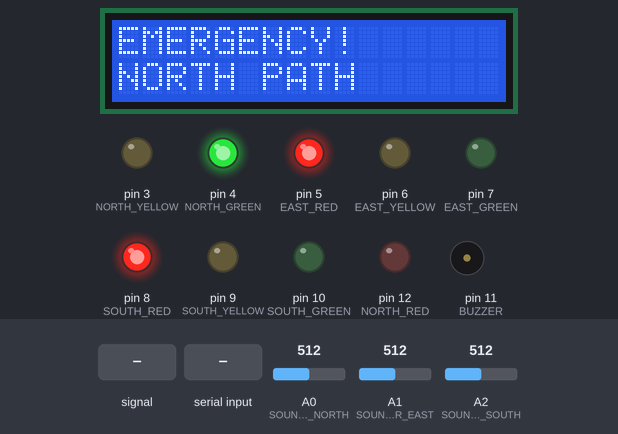
Recording of a sketch running on a simulated Arduino Uno, built with avr-gcc and run on an emulated ATmega328P. On the bench: 16×2 character LCD, output pins drawn as LEDs (lit = HIGH), buzzer (waves = sounding, pin HIGH). The test bench sets the inputs (shaded band); at power-on: A0 (SOUND_SENSOR_NORTH) = 512, A1 (SOUND_SENSOR_EAST) = 512, A2 (SOUND_SENSOR_SOUTH) = 512. What the sketch prints to the serial monitor is not drawn.

Above: at 3.2 s.
3.3 s: A0 (SOUND_SENSOR_NORTH) fed a 200 Hz sine of ±255 counts around its level
At 16.0 s:
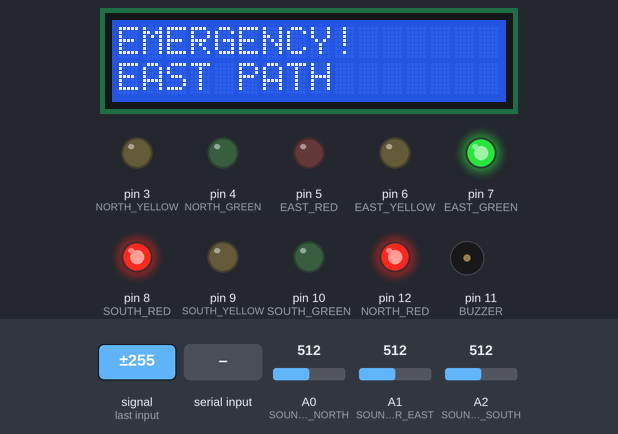
16.3 s: "YELLOW_ALL\n" received over Serial
At 25.2 s:
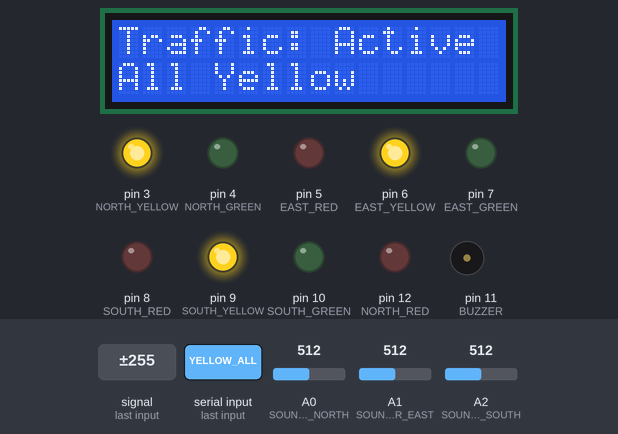
26.9 s: "GREEN_SOUTH\n" received over Serial
At 36.8 s:
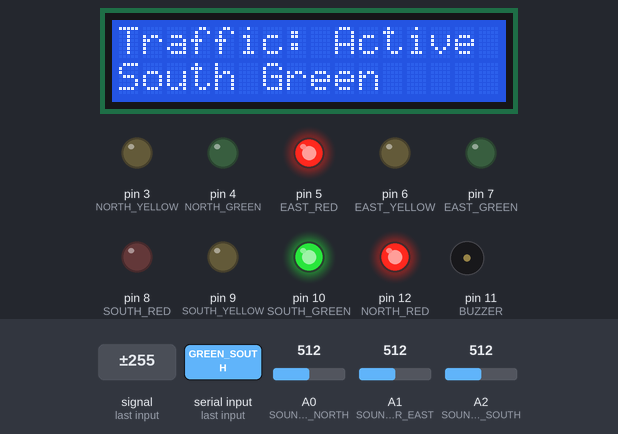
38.5 s: A1 (SOUND_SENSOR_EAST) fed a 200 Hz sine of ±255 counts around its level
At 50.1 s:
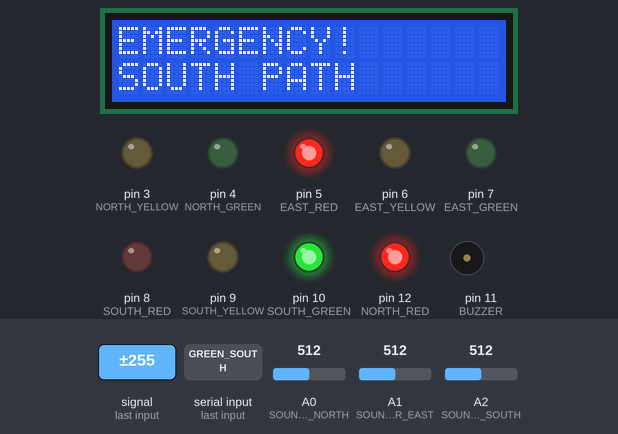
51.2 s: "RED_ALL\n" received over Serial
At 60.1 s:
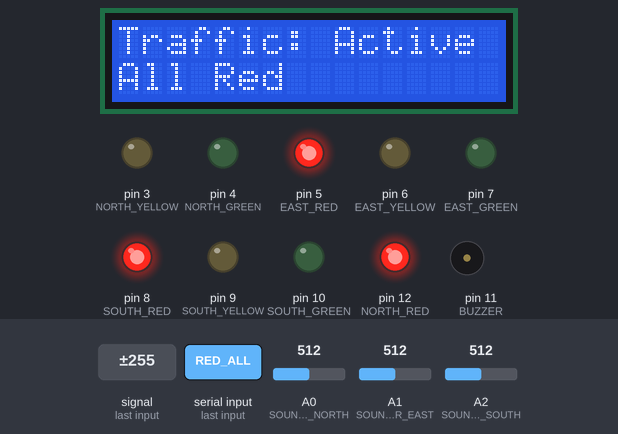
61.8 s: "GREEN_EAST\n" received over Serial
At 71.7 s:
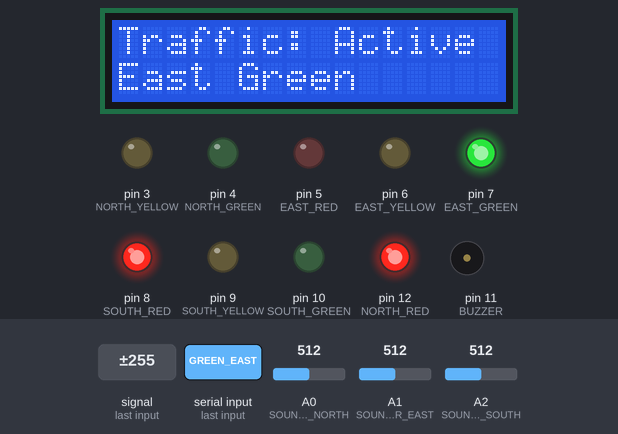
Timing chart, 0 to 74.4 s (numbered marks = the images above; inputs shaded):
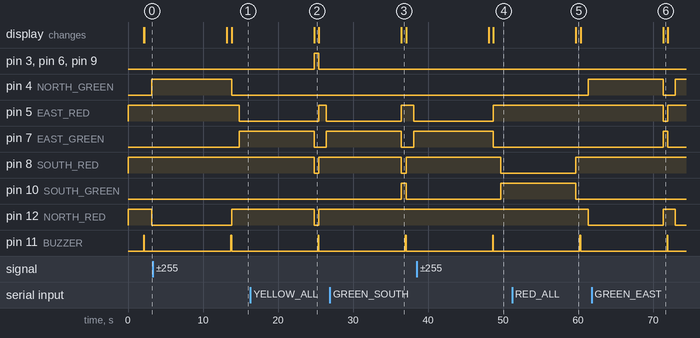

Measured:
- after the input at 3.3 s, pin 4 (NORTH_GREEN): goes on until 13.8 s, then stays LOW; pin 5 (EAST_RED): HIGH → LOW after 11.5 s; pin 7 (EAST_GREEN): LOW → HIGH after 11.5 s; pin 12 (NORTH_RED): goes on until 13.8 s, then stays HIGH; the display: first differs from a run without the input after 10.5 s (image 1)
- after the input at 16.3 s, pin 3 (NORTH_YELLOW): LOW → HIGH after 8.5 s, → LOW 0.63 s later; pin 4 (NORTH_GREEN): stays LOW (without the input it goes to HIGH after 10.1 s)
- after the input at 26.9 s, pin 4 (NORTH_GREEN): stays LOW (without the input it goes to HIGH after 11.2 s); pin 5 (EAST_RED): LOW → HIGH after 9.5 s instead of 10.2 s
- after the input at 38.5 s, pin 5 (EAST_RED): goes on until 48.7 s, then stays HIGH; pin 7 (EAST_GREEN): goes on until 48.7 s, then stays LOW; pin 8 (SOUTH_RED): HIGH → LOW after 11.2 s; pin 10 (SOUTH_GREEN): LOW → HIGH after 11.2 s; the display: first differs from a run without the input after 10.2 s (image 4)
- after the input at 51.2 s, pin 4 (NORTH_GREEN): LOW → HIGH after 10.1 s; pin 12 (NORTH_RED): HIGH → LOW after 10.1 s; the display: changes after 8.5 s (image 5)
- after the input at 61.8 s, pin 5 (EAST_RED): HIGH → LOW after 9.5 s, → HIGH 0.63 s later; pin 7 (EAST_GREEN): LOW → HIGH after 9.5 s, → LOW 0.63 s later; the display: changes after 9.6 s (image 6)
- what the display in image 2 shows lasts 0.6 s, from 24.8 s to 25.4 s

The sketch:

smrttraffic.ino
```cpp
// smart_traffic_arduino.ino
#define SOUND_SENSOR_NORTH A0
#define SOUND_SENSOR_EAST A1
#define SOUND_SENSOR_SOUTH A2

// LED pins for North path
#define NORTH_RED 12
#define NORTH_YELLOW 3
#define NORTH_GREEN 4

// LED pins for East path
#define EAST_RED 5
#define EAST_YELLOW 6
#define EAST_GREEN 7

// LED pins for South path
#define SOUTH_RED 8
#define SOUTH_YELLOW 9
#define SOUTH_GREEN 10

// Buzzer and display
#define BUZZER 11
#define LCD_RS 2
#define LCD_ENABLE 13

#include <LiquidCrystal.h>
LiquidCrystal lcd(LCD_RS, LCD_ENABLE, A3, A4, A5, 2);

String currentCommand = "";
bool emergencyMode = false;
unsigned long lastSoundCheck = 0;
int soundThreshold = 400; // Adjust based on testing

void setup() {
    Serial.begin(9600);

    // Initialize LCD
    lcd.begin(16, 2);
    lcd.print("Smart Traffic");
    lcd.setCursor(0, 1);
    lcd.print("System Ready");

    // Initialize LED pins
    pinMode(NORTH_RED, OUTPUT);
    pinMode(NORTH_YELLOW, OUTPUT);
    pinMode(NORTH_GREEN, OUTPUT);
    pinMode(EAST_RED, OUTPUT);
    pinMode(EAST_YELLOW, OUTPUT);
    pinMode(EAST_GREEN, OUTPUT);
    pinMode(SOUTH_RED, OUTPUT);
    pinMode(SOUTH_YELLOW, OUTPUT);
    pinMode(SOUTH_GREEN, OUTPUT);
    pinMode(BUZZER, OUTPUT);

    // Start with all red
    setAllRed();

    delay(2000);
    lcd.clear();
}

void loop() {
    checkEmergencyVehicles();

    if (Serial.available()) {
        currentCommand = Serial.readStringUntil('\n');
        currentCommand.trim();
        processCommand(currentCommand);
    }

    updateDisplay();
    delay(100);
}

void checkEmergencyVehicles() {
    if (millis() - lastSoundCheck > 500) { // Check every 500ms
        int northSound = analogRead(SOUND_SENSOR_NORTH);
        int eastSound = analogRead(SOUND_SENSOR_EAST);
        int southSound = analogRead(SOUND_SENSOR_SOUTH);

        if (northSound > soundThreshold) {
            Serial.println("EMERGENCY_NORTH");
            handleEmergency("NORTH");
        } else if (eastSound > soundThreshold) {
            Serial.println("EMERGENCY_EAST");
            handleEmergency("EAST");
        } else if (southSound > soundThreshold) {
            Serial.println("EMERGENCY_SOUTH");
            handleEmergency("SOUTH");
        }

        lastSoundCheck = millis();
    }
}

void handleEmergency(String direction) {
    emergencyMode = true;
    digitalWrite(BUZZER, HIGH);
    delay(100);
    digitalWrite(BUZZER, LOW);

    lcd.clear();
    lcd.print("EMERGENCY!");
    lcd.setCursor(0, 1);
    lcd.print(direction + " PATH");

    // Immediate green for emergency path
    setAllRed();
    delay(1000);

    if (direction == "NORTH") {
        digitalWrite(NORTH_GREEN, HIGH);
        digitalWrite(NORTH_RED, LOW);
    } else if (direction == "EAST") {
        digitalWrite(EAST_GREEN, HIGH);
        digitalWrite(EAST_RED, LOW);
    } else if (direction == "SOUTH") {
        digitalWrite(SOUTH_GREEN, HIGH);
        digitalWrite(SOUTH_RED, LOW);
    }

    delay(10000); // Emergency green for 10 seconds
    emergencyMode = false;
}

void processCommand(String command) {
    if (emergencyMode) return; // Ignore commands during emergency

    if (command == "YELLOW_ALL") {
        setAllYellow();
    } else if (command == "GREEN_NORTH") {
        setGreenPath("NORTH");
    } else if (command == "GREEN_EAST") {
        setGreenPath("EAST");
    } else if (command == "GREEN_SOUTH") {
        setGreenPath("SOUTH");
    } else if (command == "RED_ALL") {
        setAllRed();
    }
}

void setAllRed() {
    digitalWrite(NORTH_RED, HIGH);
    digitalWrite(NORTH_YELLOW, LOW);
    digitalWrite(NORTH_GREEN, LOW);
    digitalWrite(EAST_RED, HIGH);
    digitalWrite(EAST_YELLOW, LOW);
    digitalWrite(EAST_GREEN, LOW);
    digitalWrite(SOUTH_RED, HIGH);
    digitalWrite(SOUTH_YELLOW, LOW);
    digitalWrite(SOUTH_GREEN, LOW);
}

void setAllYellow() {
    digitalWrite(NORTH_RED, LOW);
    digitalWrite(NORTH_YELLOW, HIGH);
    digitalWrite(NORTH_GREEN, LOW);
    digitalWrite(EAST_RED, LOW);
    digitalWrite(EAST_YELLOW, HIGH);
    digitalWrite(EAST_GREEN, LOW);
    digitalWrite(SOUTH_RED, LOW);
    digitalWrite(SOUTH_YELLOW, HIGH);
    digitalWrite(SOUTH_GREEN, LOW);
}

void setGreenPath(String path) {
    setAllRed(); // First set all red

    if (path == "NORTH") {
        digitalWrite(NORTH_GREEN, HIGH);
        digitalWrite(NORTH_RED, LOW);
    } else if (path == "EAST") {
        digitalWrite(EAST_GREEN, HIGH);
        digitalWrite(EAST_RED, LOW);
    } else if (path == "SOUTH") {
        digitalWrite(SOUTH_GREEN, HIGH);
        digitalWrite(SOUTH_RED, LOW);
    }
}

void updateDisplay() {
    if (!emergencyMode) {
        lcd.clear();
        lcd.print("Traffic: Active");
        lcd.setCursor(0, 1);

        String activeLight = "Unknown";
        if (digitalRead(NORTH_GREEN)) activeLight = "North Green";
        else if (digitalRead(EAST_GREEN)) activeLight = "East Green";
        else if (digitalRead(SOUTH_GREEN)) activeLight = "South Green";
        else if (digitalRead(NORTH_YELLOW)) activeLight = "All Yellow";
        else activeLight = "All Red";

        lcd.print(activeLight);
    }
}
```
